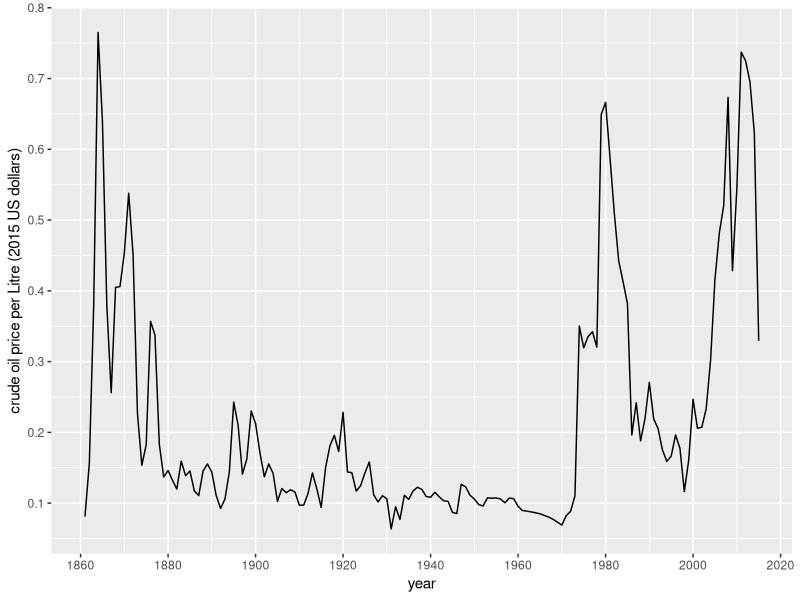

R code for this plot:
# Use GNU R and ggplot2 to plot the crude oil price per litre in inflation-corrected 2015 US dollars
library(ggplot2)
oilprice <- read.delim("crude-oil-price-inflation-corrected.csv", header = TRUE, as.is=TRUE)
ggplot(oilprice, aes(x=year, y=dollars_per_L_2015)) + geom_line() + ylab("crude oil price per Litre (2015 US dollars)") + scale_x_continuous(breaks = scales::pretty_breaks(n = 8)) + scale_y_continuous(breaks = scales::pretty_breaks(n = 8))


